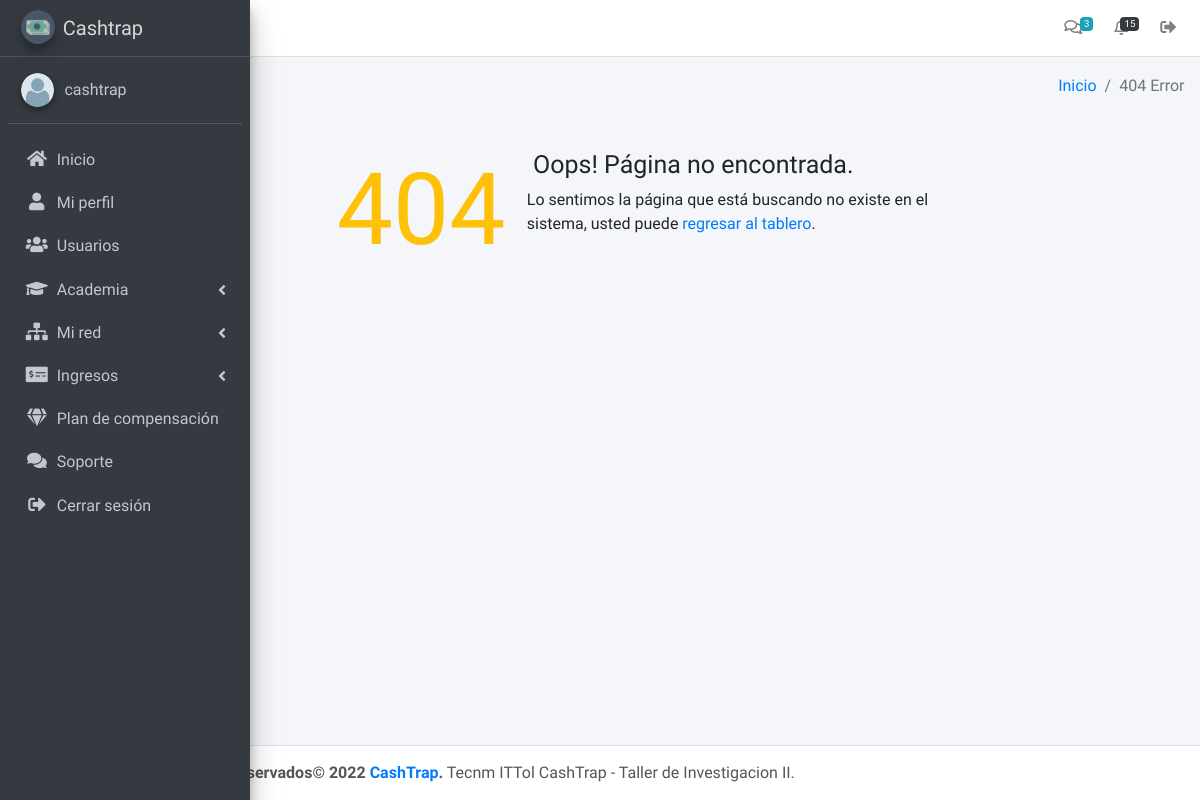
Before: /backoffice/vistas/paginas/inicio (signed in) with the older database file.
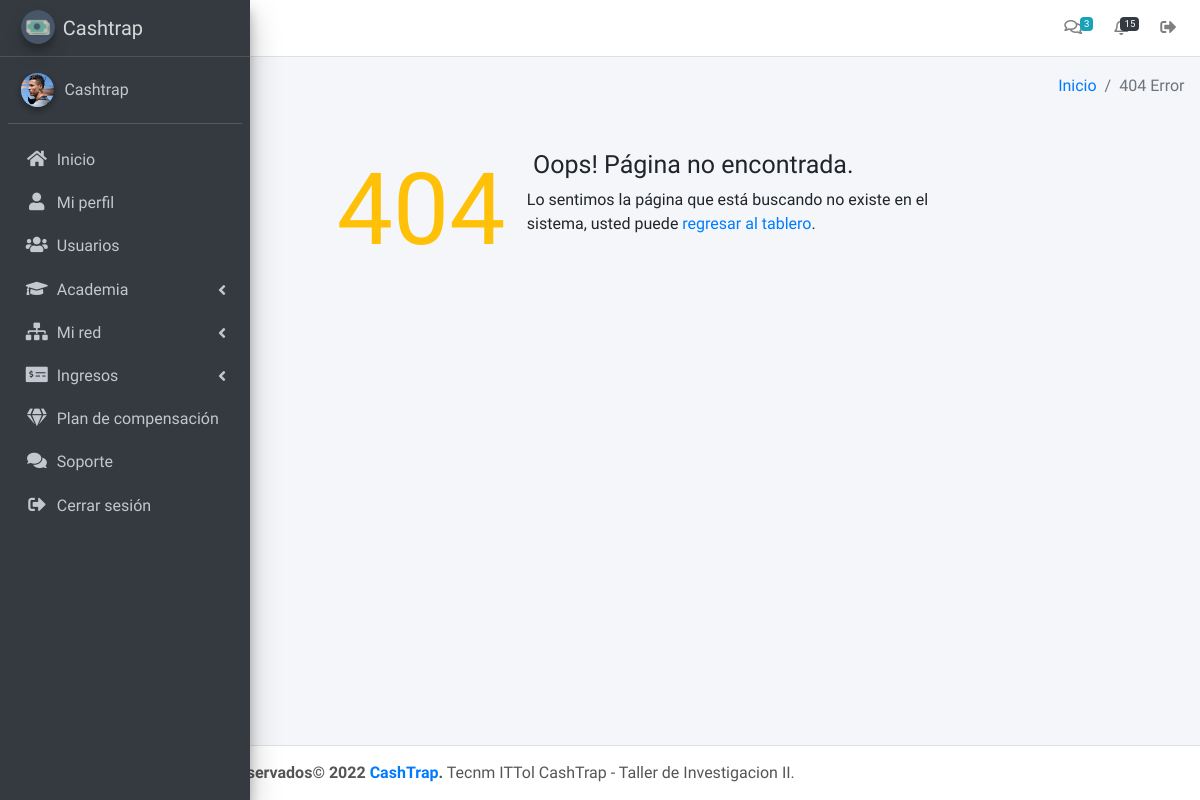
After: the same page with the newer database file.
### tables this page shows
CREATE TABLE `usuarios` (
  `id_usuario` int(11) NOT NULL,
  `perfil` text NOT NULL,
  `nombre` text NOT NULL,
  `email` text NOT NULL,
  `password` text NOT NULL,
  `suscripcion` int(11) NOT NULL,
  `id_suscripcion` text DEFAULT NULL,
  `ciclo_pago` int(11) DEFAULT NULL,
  `vencimiento` date DEFAULT NULL,
  `verificacion` int(11) NOT NULL,
  `email_encriptado` text DEFAULT NULL,
  `foto` text DEFAULT NULL,
  `enlace_afiliado` text DEFAULT NULL,
  `patrocinador` text DEFAULT NULL,
  `paypal` text DEFAULT NULL,
  `pais` text DEFAULT NULL,
  `codigo_pais` text DEFAULT NULL,
  `telefono_movil` text DEFAULT NULL,
  `firma` text DEFAULT NULL,
  `fecha_contrato` date DEFAULT NULL,
  `fecha` timestamp NOT NULL DEFAULT current_timestamp()
);

### backoffice/controladores/plantilla.controlador.php (called while the page is built)
<?php
class ControladorPlantilla{
    public function ctrPlantilla(){
        include "vistas/plantilla.php";
    }
}

### backoffice/index.php (called while the page is built, shortened)
<?php
require_once "controladores/plantilla.controlador.php";
require_once "controladores/usuarios.controlador.php";
require_once "modelos/usuarios.modelo.php";
$plantilla = new ControladorPlantilla();
$plantilla -> ctrPlantilla();

### backoffice/controladores/usuarios.controlador.php (called while the page is built, shortened)
<?php
Class ControladorUsuarios{
	static public function ctrMostrarUsuarios($item, $valor){
		$tabla = "usuarios";
		$respuesta = ModeloUsuarios::mdlMostrarUsuarios($tabla, $item, $valor);
		return $respuesta;
	}
}

### backoffice/modelos/conexion.php (called while the page is built)
<?php
class Conexion{
	static public function conectar(){
		$link = new PDO("mysql:host=localhost;dbname=cashtrap",
						"root",
						"");
		$link->exec("set names utf8");
		return $link;
	}
}

### backoffice/modelos/usuarios.modelo.php (called while the page is built, shortened)
<?php
require_once "conexion.php";
class ModeloUsuarios{
	static public function mdlMostrarUsuarios($tabla, $item, $valor){
		if($item != null && $valor != null){
			$stmt = Conexion::conectar()->prepare("SELECT * FROM $tabla WHERE $item = :$item");
			$stmt->bindParam(":".$item, $valor, PDO::PARAM_STR);
			$stmt -> execute();
			return $stmt -> fetch();
		}else{
			$stmt = Conexion::conectar()->prepare("SELECT * FROM $tabla");
			$stmt -> execute();
			return $stmt -> fetchAll();
		}
	}
}

### backoffice/vistas/paginas/modulos/menu.php (the view, shortened to what this page needs)
<aside class="main-sidebar sidebar-dark-primary elevation-4" style="overflow-x:hidden">
  <a href="inicio" class="brand-link">
  <img src="vistas/img/plantilla/icono.png" alt="AdminLTE Logo" class="brand-image img-circle elevation-3" style="opacity: .8">
  </a>
  <div class="sidebar">
    <div class="user-panel mt-3 pb-3 mb-3 d-flex">
      <div class="image">
      <?php if ($usuario["foto"] == ""): ?>
         <img src="vistas/img/usuarios/default/default.png" class="img-circle elevation-2" alt="User Image">
      <?php else: ?>
        <img src="<?php echo $usuario["foto"] ?>" class="img-circle elevation-2" alt="User Image">
      <?php endif ?>
      </div>
    </div>
    <nav class="mt-2">
      <ul class="nav nav-pills nav-sidebar flex-column" data-widget="treeview" role="menu" data-accordion="false">
        <li class="nav-item">
          <a href="inicio" class="nav-link">
            <i class="nav-icon fas fa-home"></i>
          </a>
        </li>
        <li class="nav-item">
          <a href="perfil" class="nav-link">
            <i class="nav-icon fas fa-user"></i>
          </a>
        </li>
        <?php if ($usuario["perfil"] == "admin"): ?>
          <li class="nav-item">
            <a href="usuarios" class="nav-link">
              <i class="nav-icon fas fa-users"></i>
            </a>
          </li>
        <?php endif ?>
      <li class="nav-item has-treeview">
          <a href="#" class="nav-link">
            <i class="nav-icon fas fa-graduation-cap"></i>
          </a>
        </li>
      <?php if ($usuario["suscripcion"] != 0): ?>
        <li class="nav-item has-treeview">
          <a href="#" class="nav-link">
            <i class="nav-icon fas fa-sitemap"></i>
          </a>
        </li>
         <li class="nav-item has-treeview">
          <a href="#" class="nav-link">
            <i class="nav-icon fas fa-money-check-alt"></i>
          </a>
        </li>
         <?php endif ?>
        <li class="nav-item">
          <a href="plan-compensacion" class="nav-link">
            <i class="nav-icon fas fa-gem"></i>
          </a>
        </li>
        <li class="nav-item">
          <a href="soporte" class="nav-link">
            <i class="nav-icon fas fa-comments"></i>
          </a>
        </li>
        <li class="nav-item">
          <a href="salir" class="nav-link">
            <i class="nav-icon fas fa-sign-out-alt"></i>
          </a>
        </li>
      </ul>
    </nav>
  </div>
</aside>

Changed rows visible on the page:
now on this page (row edited): usuarios: foto (picture)
